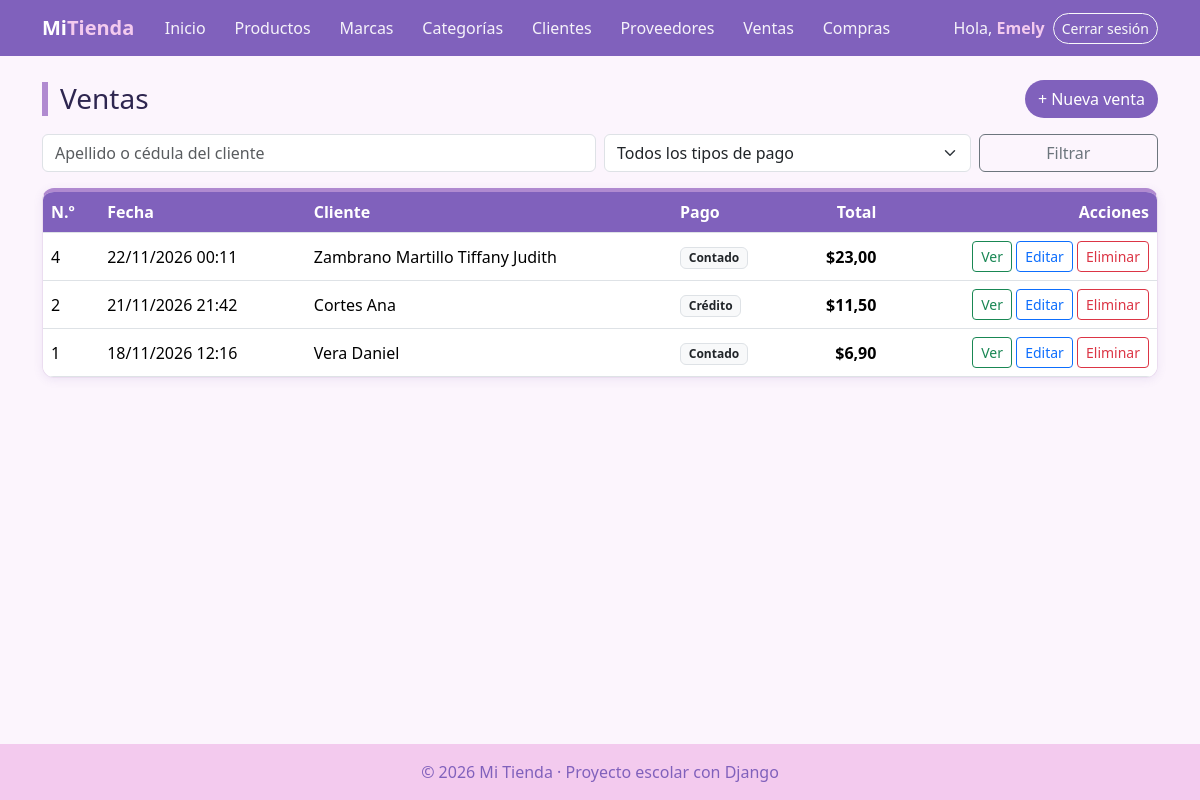
The app's page /facturacion/ventas/ (signed in) with its own data.
### facturacion/models.py (models this page shows, shortened)
class ModeloBase(models.Model):
    user = models.ForeignKey(                    # 1:N con User: un usuario registra muchos registros
        User,
        on_delete=models.SET_NULL,               # Si borran al usuario, el registro se queda con user vacío
        null=True,                               # SET_NULL necesita que la columna acepte NULL
        blank=True,
        editable=False,                          # No aparece en formularios: lo llena la VISTA, no la persona
        related_name="%(class)s_registrados",    # %(class)s = nombre del modelo → user.producto_registrados
        verbose_name="Registrado por",
    )
    fecha_creacion = models.DateTimeField("Fecha de creación", auto_now_add=True)   # Se llena sola al CREAR
    fecha_modificacion = models.DateTimeField("Última modificación", auto_now=True) # Se actualiza sola en CADA save()
    class Meta:
        abstract = True                          # ← LA CLAVE: modelo "molde", sin tabla propia

class Venta(ModeloBase):
    cliente = models.ForeignKey(Cliente, on_delete=models.PROTECT, related_name="ventas")   # 1:N
    fecha_hora = models.DateTimeField("Fecha y hora", default=timezone.now)   # default: la hora actual, editable
    subtotal = models.DecimalField(max_digits=12, decimal_places=2, default=0, editable=False)
    iva = models.DecimalField("IVA", max_digits=12, decimal_places=2, default=0, editable=False)
    total = models.DecimalField(max_digits=12, decimal_places=2, default=0, editable=False)
    tipo_pago = models.CharField(
        "Tipo de pago",
        max_length=15,
        choices=TipoPago.choices,                # Solo acepta contado, credito, transferencia o tarjeta
        default=TipoPago.CONTADO,
    )
    class Meta:
        verbose_name = "Venta"
        verbose_name_plural = "Ventas"
        ordering = ["-fecha_hora"]               # La más reciente primero

class Cliente(ModeloBase):
    cedula = models.CharField("Cédula", max_length=10, unique=True)
    nombres = models.CharField(max_length=80)
    apellidos = models.CharField(max_length=80)
    email = models.EmailField("Correo", blank=True)
    telefono = models.CharField("Teléfono", max_length=15, blank=True)
    direccion = models.CharField("Dirección", max_length=200, blank=True)
    class Meta:
        verbose_name = "Cliente"
        verbose_name_plural = "Clientes"
        ordering = ["apellidos", "nombres"]
    def __str__(self):
        return f"{self.apellidos} {self.nombres}"

### facturacion/views.py (the view)
# urls.py: path("ventas/", views.VentaListView.as_view(), name="venta_lista"),
class VentaListView(LoginRequiredMixin, ListView):
    model = Venta
    template_name = "facturacion/venta_lista.html"
    context_object_name = "ventas"
    paginate_by = 10
    extra_context = {"titulo": "Ventas", "tipos_pago": TipoPago.choices}   # opciones para el filtro
    def get_queryset(self):
        ventas = super().get_queryset().select_related("cliente")   # trae el cliente en el mismo JOIN
        q = self.request.GET.get("q", "")
        tipo = self.request.GET.get("tipo_pago", "")
        if q:   # Q(...) | Q(...) = condición con OR: por apellido O por cédula
            ventas = ventas.filter(Q(cliente__apellidos__icontains=q) | Q(cliente__cedula__icontains=q))
        if tipo:
            ventas = ventas.filter(tipo_pago=tipo)
        return ventas
    def get_context_data(self, **kwargs):
        contexto = super().get_context_data(**kwargs)
        contexto["q"] = self.request.GET.get("q", "")
        contexto["tipo_pago"] = self.request.GET.get("tipo_pago", "")
        return contexto

### facturacion/templates/facturacion/venta_lista.html (shortened to what this page needs)
{% extends "base.html" %}
{% block contenido %}
<div class="d-flex justify-content-between align-items-center flex-wrap gap-2 mb-3">
    <h1 class="h3 titulo-pagina m-0">{{ titulo }}</h1>
    <a href="{% url 'facturacion:venta_crear' %}" class="btn btn-verde">+ Nueva venta</a>
</div>
<form method="get" class="row g-2 mb-3">
    <div class="col-md-6"><input type="text" name="q" value="{{ q }}" class="form-control" placeholder="Apellido o cédula del cliente"></div>
    <div class="col-md-4">
        <select name="tipo_pago" class="form-select">
            <option value="">Todos los tipos de pago</option>
        </select>
    </div>
    <div class="col-md-2"><button type="submit" class="btn btn-outline-secondary w-100">Filtrar</button></div>
</form>
<div class="tarjeta p-0 table-responsive">
    <table class="table table-hover align-middle m-0">
        <thead>
            <tr><th>N.º</th><th>Fecha</th><th>Cliente</th><th>Pago</th><th class="text-end">Total</th><th class="text-end">Acciones</th></tr>
        </thead>
        <tbody>
            {% for venta in ventas %}
            <tr>
                <td>{{ venta.pk }}</td>
                <td>{{ venta.fecha_hora|date:"d/m/Y H:i" }}</td>
                <td>{{ venta.cliente }}</td>
                <td><span class="badge bg-light text-dark border">{{ venta.get_tipo_pago_display }}</span></td>
                <td class="text-end fw-semibold">${{ venta.total }}</td>
                <td class="text-end text-nowrap">
                    <a href="{% url 'facturacion:venta_detalle' venta.pk %}" class="btn btn-sm btn-outline-success">Ver</a>
                    <a href="{% url 'facturacion:venta_editar' venta.pk %}" class="btn btn-sm btn-outline-primary">Editar</a>
                    <a href="{% url 'facturacion:venta_eliminar' venta.pk %}" class="btn btn-sm btn-outline-danger">Eliminar</a>
                </td>
            </tr>
            {% empty %}
            <tr><td colspan="6" class="text-center text-muted py-4">No hay ventas.</td></tr>
            {% endfor %}
        </tbody>
    </table>
</div>
{% endblock %}

### templates/base.html (shortened to what this page needs)
{% load static %}
<!DOCTYPE html>
<html lang="es">
<head>
    <link href="https://cdn.jsdelivr.net/npm/bootstrap@5.3.3/dist/css/bootstrap.min.css" rel="stylesheet">
    <link rel="stylesheet" href="{% static 'css/estilos.css' %}?v=5">
</head>
<body>
    <nav class="navbar navbar-expand-lg navbar-dark barra">
        <div class="container">
            <a class="navbar-brand fw-bold" href="{% url 'home' %}">Mi<span class="text-warning">Tienda</span></a>
            <div class="collapse navbar-collapse" id="menu">
                <ul class="navbar-nav me-auto">
                    <li class="nav-item"><a class="nav-link" href="{% url 'home' %}">Inicio</a></li>
                    {% if user.is_authenticated %}
                        <li class="nav-item"><a class="nav-link" href="{% url 'facturacion:producto_lista' %}">Productos</a></li>
                        <li class="nav-item"><a class="nav-link" href="{% url 'facturacion:marca_lista' %}">Marcas</a></li>
                        <li class="nav-item"><a class="nav-link" href="{% url 'facturacion:categoria_lista' %}">Categorías</a></li>
                        <li class="nav-item"><a class="nav-link" href="{% url 'facturacion:cliente_lista' %}">Clientes</a></li>
                        <li class="nav-item"><a class="nav-link" href="{% url 'facturacion:proveedor_lista' %}">Proveedores</a></li>
                        <li class="nav-item"><a class="nav-link" href="{% url 'facturacion:venta_lista' %}">Ventas</a></li>
                        <li class="nav-item"><a class="nav-link" href="{% url 'facturacion:compra_lista' %}">Compras</a></li>
                    {% endif %}
                </ul>
                <ul class="navbar-nav align-items-lg-center gap-2">
                    {% if user.is_authenticated %}
                        <li class="nav-item navbar-text">Hola, <a href="{% url 'facturacion:mi_perfil' %}" class="text-warning fw-bold text-decoration-none">{{ user.username }}</a></li>
                        <li class="nav-item">
                            <form method="post" action="{% url 'logout' %}" class="m-0">
                                <button type="submit" class="btn btn-sm btn-outline-light">Cerrar sesión</button>
                            </form>
                        </li>
                    {% else %}
                        <li class="nav-item"><a class="nav-link" href="{% url 'login' %}">Ingresar</a></li>
                        <li class="nav-item"><a class="btn btn-sm btn-warning" href="{% url 'registro' %}">Crear cuenta</a></li>
                    {% endif %}
                </ul>
            </div>
        </div>
    </nav>
    <main class="container py-4">
        {% block contenido %}{% endblock %}
    </main>
    <footer class="pie text-center py-3">© 2026 Mi Tienda · Proyecto escolar con Django</footer>
</body>
</html>

### static/css/estilos.css (style rules this page uses)
:root { --acento: #8061bc; --acento-claro: #8566BE; --rosa: #F3CAEE; --azul: #8E9BD8; --morado: #B08AD0; --fondo: #FCF5FD; --texto: #2E2650; --borde: #EBDDF0; }
body { background-color: var(--fondo); color: var(--texto); min-height: 100vh; display: flex; flex-direction: column; }
main { flex: 1; }
.barra { background-color: var(--acento); }
.barra .text-warning { color: var(--rosa) !important; }
.titulo-pagina { border-left: 6px solid var(--morado); padding-left: 12px; }
.tarjeta { background: white; border: 1px solid var(--borde); border-radius: 12px; padding: 24px; box-shadow: 0 2px 10px rgba(107, 79, 163, .10); }
.table thead th { background-color: var(--acento); color: white; }
.btn-verde { background-color: var(--acento); color: white; border-radius: 999px; }
.pie { background-color: var(--rosa); color: var(--acento); }
.table td, .table th { vertical-align: middle; }
.barra .navbar-nav .nav-link { color: rgba(255, 255, 255, .92); border-radius: 999px; padding: .4rem .9rem; transition: background .2s; }
.barra .navbar-text { color: rgba(255, 255, 255, .92); }
.barra .btn-outline-light { border-radius: 999px; }
.tarjeta { border-top: 4px solid var(--morado); }

### records on screen
Venta: pk "4", fecha_hora "22/11/2026 00:11", cliente "Zambrano Martillo Tiffany Judith", tipo_pago "Contado", total "23,00"
Venta: pk "2", fecha_hora "21/11/2026 21:42", cliente "Cortes Ana", tipo_pago "Crédito", total "11,50"
Venta: pk "1", fecha_hora "18/11/2026 12:16", cliente "Vera Daniel", tipo_pago "Contado", total "6,90"

### other values on screen
{{ user.username }} "Emely"
{{ titulo }} "Ventas"
